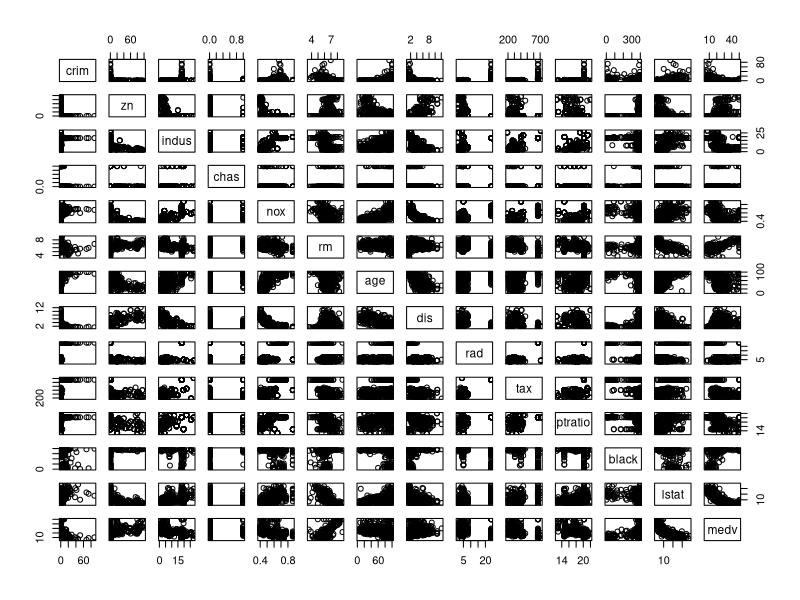
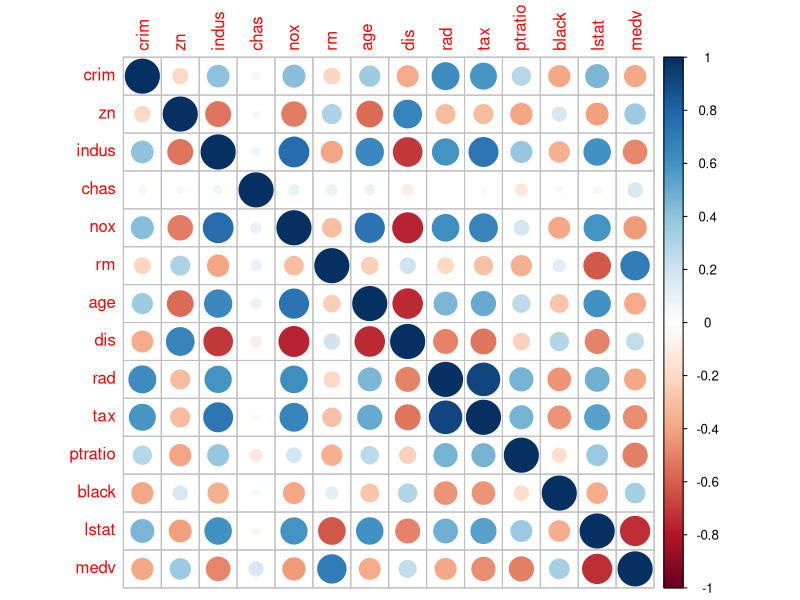
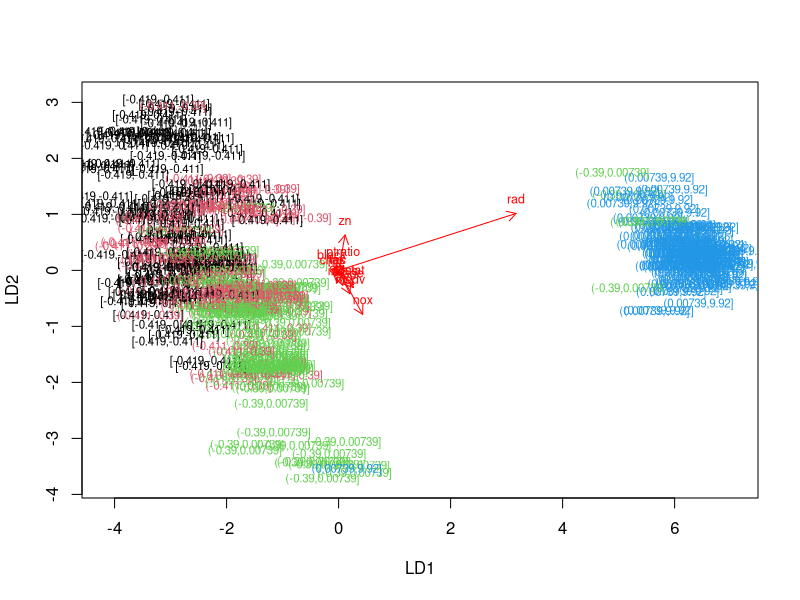
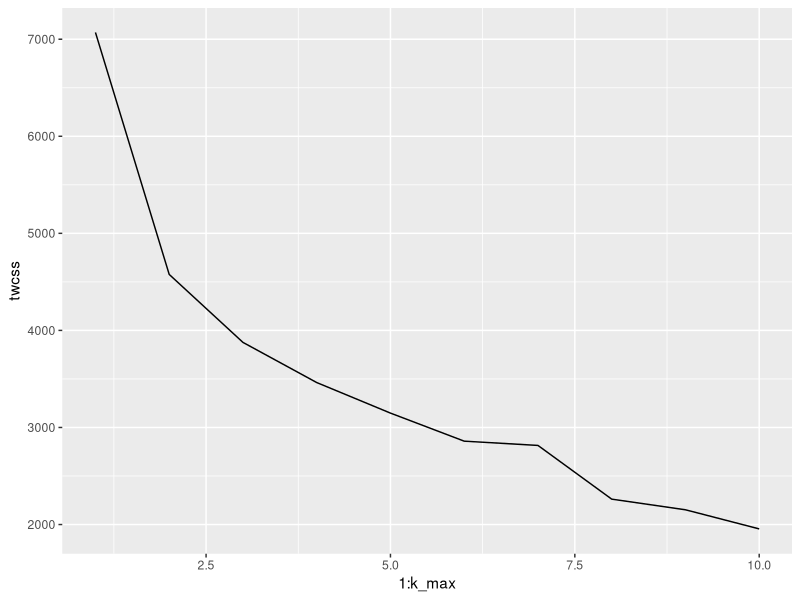
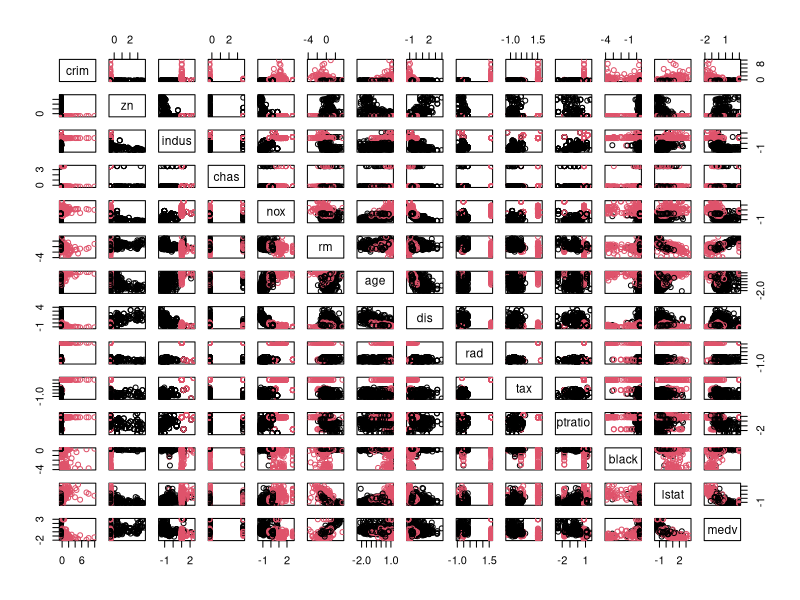

The R script that drew these images, in order:
## ---- chunk 1
# This is a code chunk in RStudio editor.
# access the MASS package
library(MASS)
library(tidyverse)

# load the data
data("Boston")

# explore the dataset
str(Boston)
dim(Boston)

# plot matrix of the variables
pairs(Boston)

## ---- chunk 2
# calculate the correlation matrix and round it
cor_matrix <- cor(Boston) 

# visualize the correlation matrix
library(corrplot)
corrplot(cor_matrix, method="circle")
summary(Boston)

## ---- chunk 3
# center and standardize variables
boston_scaled <- scale(Boston)

# summaries of the scaled variables
summary(boston_scaled)

# class of the boston_scaled object
class(boston_scaled)

# change the object to data frame
boston_scaled <- as.data.frame(boston_scaled)

# summary of the scaled crime rate
summary(boston_scaled$crim)

# create a quantile vector of crim and print it
bins <- quantile(boston_scaled$crim)
bins

# create a categorical variable 'crime'
crime <- cut(boston_scaled$crim, breaks = bins, include.lowest = TRUE)

# look at the table of the new factor crime
table(crime)

# remove original crim from the dataset
boston_scaled <- dplyr::select(boston_scaled, -crim)

# add the new categorical value to scaled data
boston_scaled <- data.frame(boston_scaled, crime)

# number of rows in the Boston dataset 
n <- nrow(boston_scaled)

# choose randomly 80% of the rows
ind <- sample(n,  size = n * 0.8)

# create train set
train <- boston_scaled[ind,]

# create test set 
test <- boston_scaled[-ind,]

# save the correct classes from test data
correct_classes <- test$crime

# remove the crime variable from test data
test <- dplyr::select(test, -crime)

## ---- chunk 4
# linear discriminant analysis
lda.fit <- lda(crime ~ ., data = train)

# print the lda.fit object
lda.fit

# the function for lda biplot arrows
lda.arrows <- function(x, myscale = 1, arrow_heads = 0.1, color = "red", tex = 0.75, choices = c(1,2)){
  heads <- coef(x)
  arrows(x0 = 0, y0 = 0, 
         x1 = myscale * heads[,choices[1]], 
         y1 = myscale * heads[,choices[2]], col=color, length = arrow_heads)
  text(myscale * heads[,choices], labels = row.names(heads), 
       cex = tex, col=color, pos=3)
}


# target classes as numeric
classes <- as.numeric(train$crime)

# plot the lda results
plot(lda.fit, dimen = 2, col = classes)
lda.arrows(lda.fit, myscale = 1) 

## ---- chunk 5

# predict classes with test data
lda.pred <- predict(lda.fit, newdata = test)

# cross tabulate the results
table(correct = correct_classes, predicted = lda.pred$class)

## ---- chunk 6
set.seed(123)

data("Boston")

Boston <- scale(Boston)

# euclidean distance matrix
dist_eu <- dist(Boston)

# look at the summary of the distances
summary(dist_eu)

# manhattan distance matrix
dist_man <- dist(Boston, method = "manhattan")

# look at the summary of the distances
summary(dist_man)
summary(dist_eu)

# determine the number of clusters
k_max <- 10

# calculate the total within sum of squares
twcss <- sapply(1:k_max, function(k){kmeans(Boston, k)$tot.withinss})

# visualize the results
qplot(x = 1:k_max, y = twcss, geom = 'line')

# k-means clustering
km <- kmeans(Boston, centers = 2)

# plot the Boston dataset with clusters
pairs(Boston, col = km$cluster)
